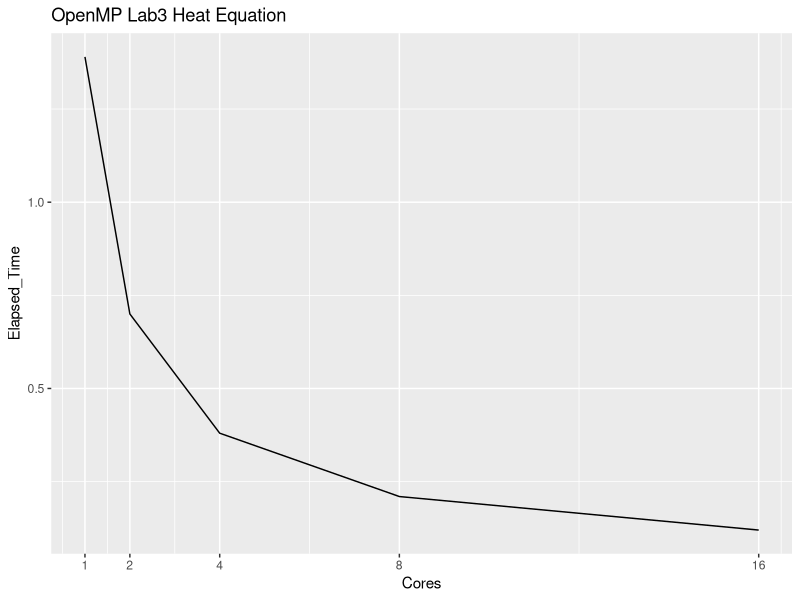

Write R code to recreate this figure.
library(ggplot2)
x = c(1,2,4,8,16)
y = c(1.39, 0.70, 0.38, 0.21, 0.12)
x_name <- "Cores"
y_name <- "Elapsed_Time"

df <- data.frame(x,y)
names(df) <- c(x_name,y_name)
print(df)
ggplot(data = df, aes(x = Cores, y = Elapsed_Time)) + 
  geom_line() +
  scale_x_continuous(labels = as.character(x), breaks = x) +
  ggtitle("OpenMP Lab3 Heat Equation")

